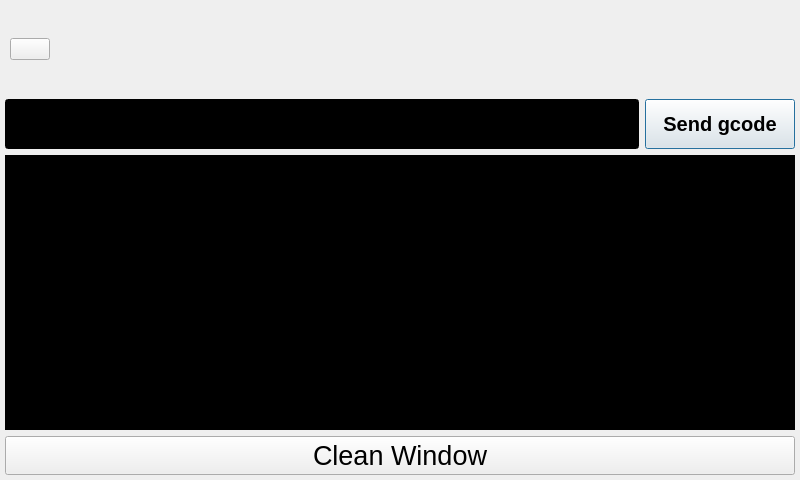
<?xml version="1.0" encoding="UTF-8"?>
<ui version="4.0">
 <class>GcodeDialog</class>
 <widget class="QDialog" name="GcodeDialog">
  <property name="geometry">
   <rect>
    <x>0</x>
    <y>0</y>
    <width>800</width>
    <height>480</height>
   </rect>
  </property>
  <property name="sizePolicy">
   <sizepolicy hsizetype="Fixed" vsizetype="Fixed">
    <horstretch>0</horstretch>
    <verstretch>0</verstretch>
   </sizepolicy>
  </property>
  <property name="windowTitle">
   <string>Gcode</string>
  </property>
  <property name="windowIcon">
   <iconset resource="assets.qrc">
    <normaloff>:/assets/yuanchengkongzhi2.svg</normaloff>:/assets/yuanchengkongzhi2.svg</iconset>
  </property>
  <layout class="QGridLayout" name="gridLayout">
   <property name="leftMargin">
    <number>5</number>
   </property>
   <property name="topMargin">
    <number>5</number>
   </property>
   <property name="rightMargin">
    <number>5</number>
   </property>
   <property name="bottomMargin">
    <number>5</number>
   </property>
   <item row="1" column="1">
    <widget class="QPushButton" name="Btn_Send">
     <property name="sizePolicy">
      <sizepolicy hsizetype="Minimum" vsizetype="Preferred">
       <horstretch>0</horstretch>
       <verstretch>0</verstretch>
      </sizepolicy>
     </property>
     <property name="minimumSize">
      <size>
       <width>150</width>
       <height>50</height>
      </size>
     </property>
     <property name="font">
      <font>
       <pointsize>15</pointsize>
       <weight>75</weight>
       <bold>true</bold>
      </font>
     </property>
     <property name="whatsThis">
      <string>BTStyleSheet7</string>
     </property>
     <property name="autoFillBackground">
      <bool>false</bool>
     </property>
     <property name="text">
      <string>Send gcode</string>
     </property>
     <property name="default">
      <bool>true</bool>
     </property>
    </widget>
   </item>
   <item row="1" column="0">
    <widget class="MyLineEdit" name="Sender">
     <property name="sizePolicy">
      <sizepolicy hsizetype="Expanding" vsizetype="Preferred">
       <horstretch>0</horstretch>
       <verstretch>0</verstretch>
      </sizepolicy>
     </property>
     <property name="font">
      <font>
       <pointsize>25</pointsize>
      </font>
     </property>
     <property name="focusPolicy">
      <enum>Qt::ClickFocus</enum>
     </property>
     <property name="acceptDrops">
      <bool>false</bool>
     </property>
     <property name="autoFillBackground">
      <bool>false</bool>
     </property>
     <property name="styleSheet">
      <string notr="true">background-color: rgb(0, 0, 0);
color: rgb(0, 255, 0);</string>
     </property>
     <property name="text">
      <string/>
     </property>
    </widget>
   </item>
   <item row="0" column="0" colspan="2">
    <layout class="QHBoxLayout" name="horizontalLayout_3">
     <property name="leftMargin">
      <number>5</number>
     </property>
     <property name="topMargin">
      <number>5</number>
     </property>
     <property name="rightMargin">
      <number>5</number>
     </property>
     <property name="bottomMargin">
      <number>5</number>
     </property>
     <item>
      <widget class="QPushButton" name="Btn_Back">
       <property name="whatsThis">
        <string>BTStyleSheet2</string>
       </property>
       <property name="text">
        <string/>
       </property>
       <property name="icon">
        <iconset resource="assets.qrc">
         <normaloff>:/assets/huitui.svg</normaloff>:/assets/huitui.svg</iconset>
       </property>
       <property name="iconSize">
        <size>
         <width>72</width>
         <height>72</height>
        </size>
       </property>
      </widget>
     </item>
     <item>
      <spacer name="horizontalSpacer_3">
       <property name="orientation">
        <enum>Qt::Horizontal</enum>
       </property>
       <property name="sizeHint" stdset="0">
        <size>
         <width>40</width>
         <height>20</height>
        </size>
       </property>
      </spacer>
     </item>
     <item>
      <widget class="QPushButton" name="Btn_Logo">
       <property name="styleSheet">
        <string notr="true">border:none;
font: 75 30pt &quot;Gill Sans MT&quot;;
</string>
       </property>
       <property name="text">
        <string/>
       </property>
       <property name="icon">
        <iconset resource="assets.qrc">
         <normaloff>:/assets/yuanchengkongzhi.svg</normaloff>:/assets/yuanchengkongzhi.svg</iconset>
       </property>
       <property name="iconSize">
        <size>
         <width>72</width>
         <height>72</height>
        </size>
       </property>
      </widget>
     </item>
     <item>
      <spacer name="horizontalSpacer_4">
       <property name="orientation">
        <enum>Qt::Horizontal</enum>
       </property>
       <property name="sizeHint" stdset="0">
        <size>
         <width>40</width>
         <height>20</height>
        </size>
       </property>
      </spacer>
     </item>
     <item>
      <widget class="QLabel" name="label">
       <property name="minimumSize">
        <size>
         <width>84</width>
         <height>78</height>
        </size>
       </property>
       <property name="text">
        <string/>
       </property>
      </widget>
     </item>
    </layout>
   </item>
   <item row="2" column="0" colspan="2">
    <widget class="QTextEdit" name="Receiver">
     <property name="font">
      <font>
       <pointsize>15</pointsize>
      </font>
     </property>
     <property name="autoFillBackground">
      <bool>true</bool>
     </property>
     <property name="styleSheet">
      <string notr="true">background-color: rgb(0, 0, 0);
color: rgb(0, 255, 0);</string>
     </property>
     <property name="undoRedoEnabled">
      <bool>false</bool>
     </property>
     <property name="readOnly">
      <bool>true</bool>
     </property>
    </widget>
   </item>
   <item row="3" column="0" colspan="2">
    <widget class="QPushButton" name="pushButton">
     <property name="font">
      <font>
       <pointsize>20</pointsize>
      </font>
     </property>
     <property name="whatsThis">
      <string>BTStyleSheet7</string>
     </property>
     <property name="text">
      <string>Clean Window</string>
     </property>
    </widget>
   </item>
  </layout>
 </widget>
 <customwidgets>
  <customwidget>
   <class>MyLineEdit</class>
   <extends>QLineEdit</extends>
   <header>mylineedit.h</header>
  </customwidget>
 </customwidgets>
 <resources>
  <include location="assets.qrc"/>
 </resources>
 <connections/>
</ui>
